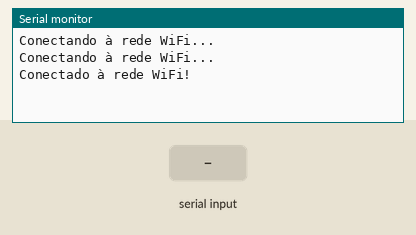
This sketch was run on a simulated ESP32. On the bench: the last lines printed to the serial monitor. Inputs (shaded band) come from the test bench. WiFi joins after 1.5 s; servers stay silent unless stated; uploads are accepted with an empty reply; nothing arrives over Bluetooth unless stated.

Above: at 3.2 s.
3.3 s: "1\n" received over the second serial link
At 4.6 s:
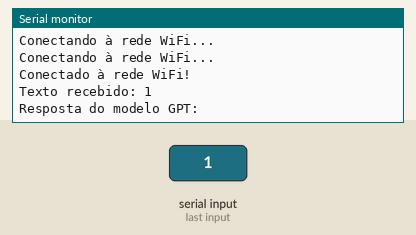
5.0 s: "0\n" received over the second serial link
At 5.16 s:
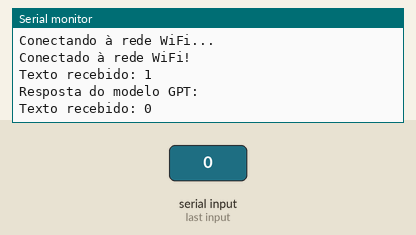
6.5 s: "2\n" received over the second serial link
At 7.1 s:
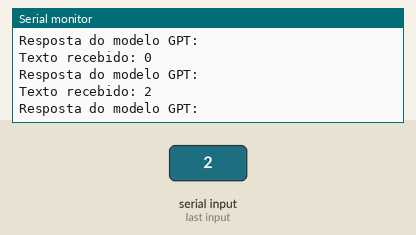

The sketch:

BluetoothEChatGPT.ino
```cpp
#include <WiFi.h>
#include <HTTPClient.h>
#include <BluetoothSerial.h>

const char* ssid = "MERCUSYS_0DAC";
const char* password = "contrera";

BluetoothSerial SerialBT;
char chatGptApiKey[] = "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";
char chatGptUrl[] = "https://api.openai.com/v1/engines/davinci-codex/completions";

void setup() {
  Serial.begin(115200);
  SerialBT.begin("ESP32");

  WiFi.begin(ssid, password);
  while (WiFi.status() != WL_CONNECTED) {
    delay(1000);
    Serial.println("Conectando à rede WiFi...");
  }
  Serial.println("Conectado à rede WiFi!");
}

void loop() {
  if (SerialBT.available()) {
    char texto[256];
    int length = SerialBT.readBytesUntil('\n', texto, sizeof(texto) - 1);
    texto[length] = '\0';

    Serial.print("Texto recebido: ");
    Serial.println(texto);

    String resposta = enviarTextoParaChatGpt(texto);

    Serial.print("Resposta do modelo GPT: ");
    Serial.println(resposta);
  }
}

String enviarTextoParaChatGpt(const char* texto) {
  WiFiClient client;
  HTTPClient http;

  http.begin(client, chatGptUrl);
  http.addHeader("Content-Type", "application/json");
  http.addHeader("Authorization", "Bearer ");
  http.addHeader("Authorization", chatGptApiKey);

  char payload[512];
  snprintf(payload, sizeof(payload), "{\"prompt\": \"%s\", \"max_tokens\": 50}", texto);

  int httpCode = http.POST(payload);
  String resposta;

  if (httpCode == HTTP_CODE_OK) {
    String responseBody = http.getString();
    resposta = extrairRespostaChatGpt(responseBody);
  } else {
    Serial.print("Erro ao enviar texto para o modelo GPT. Código de erro HTTP: ");
    Serial.println(httpCode);
  }

  http.end();
  return resposta;
}

String extrairRespostaChatGpt(const String& responseBody) {
  int startIndex = responseBody.indexOf("\"choices\":[{\"text\":\"") + 20;
  int endIndex = responseBody.indexOf("\"}],", startIndex);
  String resposta = responseBody.substring(startIndex, endIndex);
  resposta.trim();
  return resposta;
}
```

Measured:
- after the input at 3.3 s, the serial monitor: prints a new line at once (image 1)
- after the input at 5.0 s, the serial monitor: prints a new line at once (image 2)
- after the input at 6.5 s, the serial monitor: prints a new line at once (image 3)
